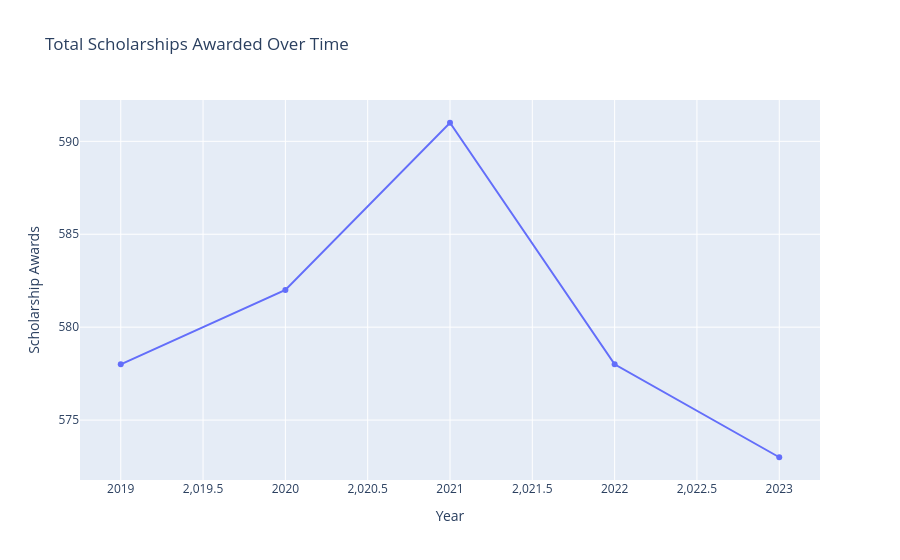

The code cell stored with this chart in its notebook:
### Markdown cell above
### Visualize Trend Over Time ###

### Code cell
import plotly.express as px

fig = px.line(
    simulated_data.groupby(['Year'])['Scholarship Awards'].sum().reset_index(),
    x='Year',
    y='Scholarship Awards',
    title='Total Scholarships Awarded Over Time',
    markers=True
)
fig.show()

### Figure 1 — Plotly figure (JSON) as saved in the notebook; plotly's stock layout.template omitted (floating-point values rounded to 4 significant figures)
{"data": [{"hovertemplate": "Year=%{x}<br>Scholarship Awards=%{y}<extra></extra>", "legendgroup": "", "line": {"color": "#636efa", "dash": "solid"}, "marker": {"symbol": "circle"}, "mode": "lines+markers", "name": "", "orientation": "v", "showlegend": false, "type": "scatter", "x": [2019, 2020, 2021, 2022, 2023], "xaxis": "x", "y": [578.0, 582.0, 591.0, 578.0, 573.0], "yaxis": "y"}], "layout": {"autosize": true, "legend": {"tracegroupgap": 0}, "title": {"text": "Total Scholarships Awarded Over Time"}, "xaxis": {"anchor": "y", "autorange": true, "domain": [0, 1], "range": [2019.0, 2023.0], "title": {"text": "Year"}, "type": "linear"}, "yaxis": {"anchor": "x", "autorange": true, "domain": [0, 1], "range": [571.5, 592.5], "title": {"text": "Scholarship Awards"}, "type": "linear"}}}
